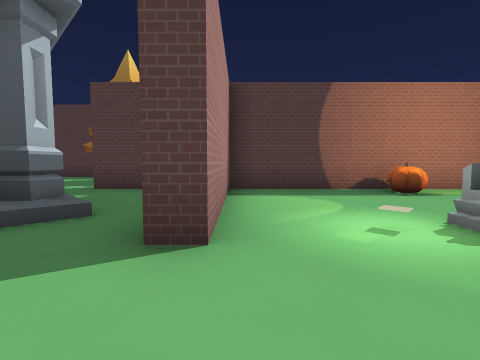
[1] (above)

16 first-person views from a walk through a Godot game level. The camera is 1.3 m above the floor, tilts 4° down and sees 85° across. The floor is counted in squares, 2 m on a side. Each view is taken from the middle of a square. On the plan, view 1 faces up. The plan holds only what a view shows up to about 9 squares ahead; the rest is blank. The place goes on beyond the plan. Characters and animated objects are not drawn. Some surface patterns are stand-ins.

[2]
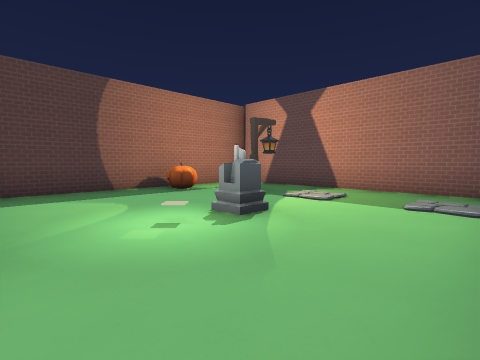

[3]
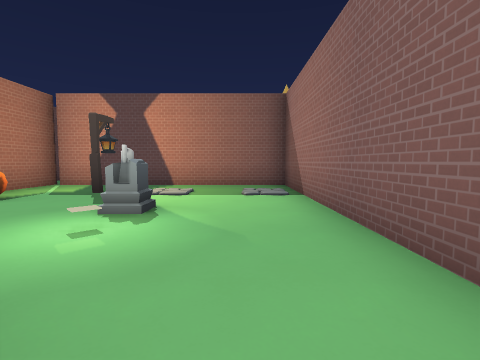

[4]
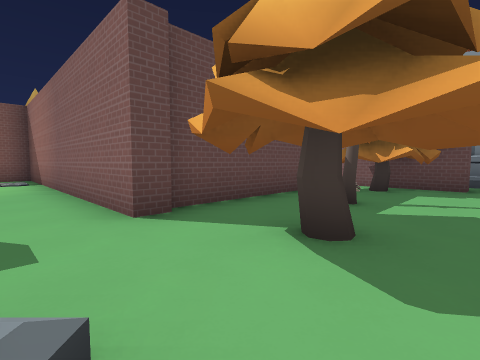

[5]
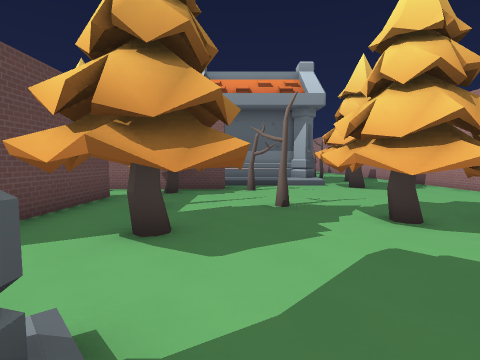

[6]
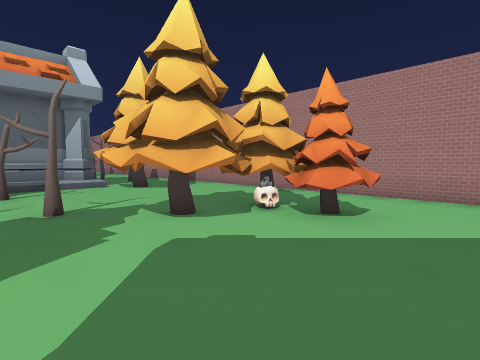

[7]
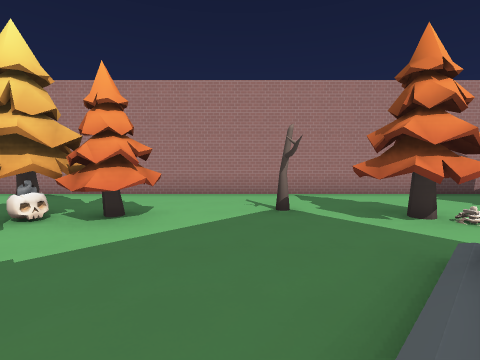

[8]
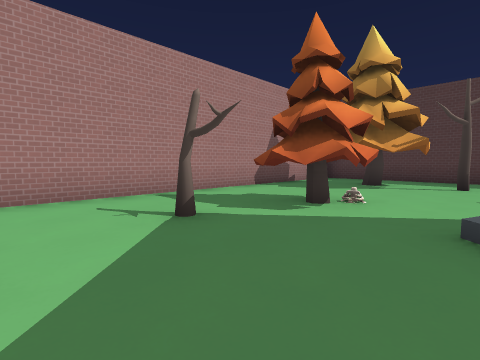

[9]
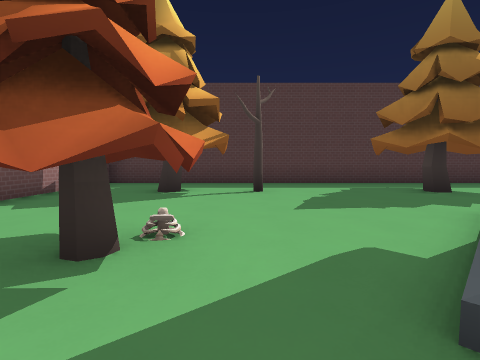

[10]
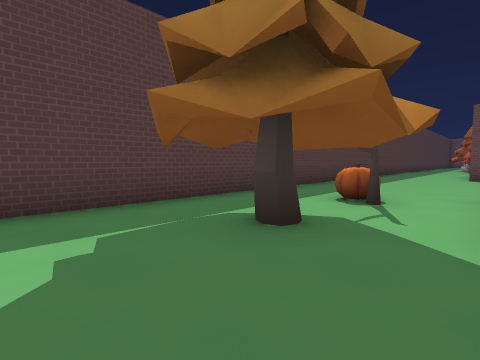

[11]
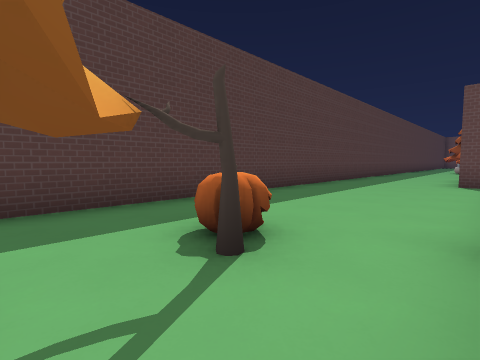

[12]
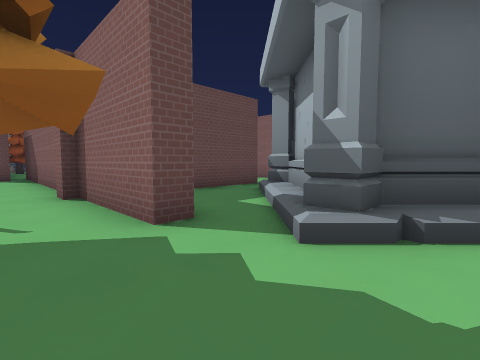

[13]
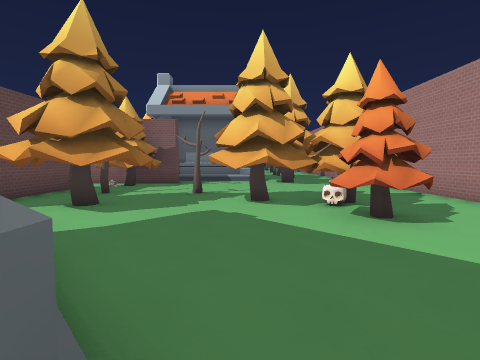

[14]
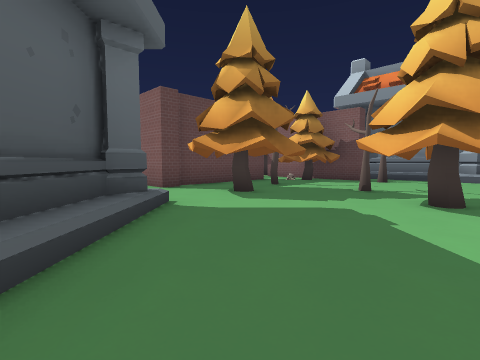

[15]
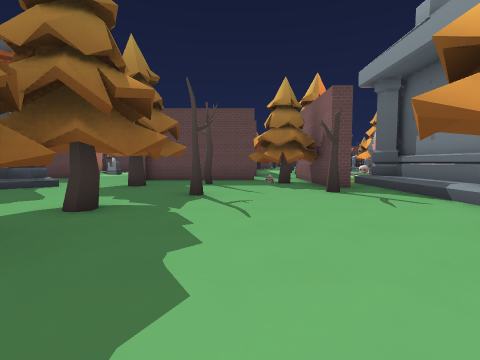

[16]
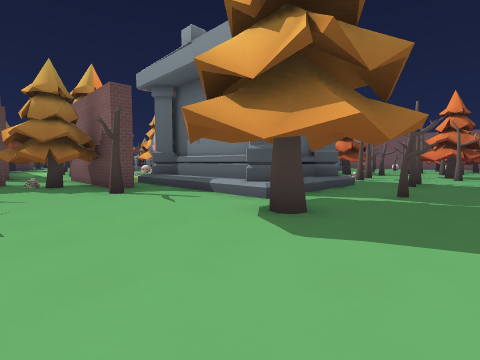

### Floor plan
Key: @ floor where view 1 was taken; # wall or solid block; . main floor; : floor 0.5 m higher than the main floor; / step, stairs or slope; = window, fence, low wall or low ledge; ^ raised ledge; T pine tree; C candle; L lantern; R tree; O other object.
Columns run from 12 left of view 1 to 8 right of it. Each row starts with its distance up from view 1.
 11 ###################
 10 #..................
  9 #.T.R...T.T^........
  8 #........TR..........
  7 #.................###
  6 #....../.##########
  5 #.TT../#/..#...=..#
  4 #..T./###/.#.....L#
  3 #.R.../###/#......#
  2 #....../# .#..C...#
  1 #......./.........#
  0 #.TT....T...@...###
 -1 #.TTTT.TTT#######
 -2 #.TTTT.T.T#
 -3 #....TR..R#
 -4 #.........#
 -5 #.......TTT
 -6 #......R####
 -7 #..T....##  OO
 -8  ...#:::##
 -9  .R.##### O
-10  ...##    O
-11  ...#
-12  ..R.
-13  ..R.
-14   ..
-15   .
-16   R

Positions as (right, up) in squares from view 1, and headings:
1: (0, 0), facing up
2: (0, 0), facing up-right
3: (-1, 1), facing right
4: (-5, 1), facing down-right
5: (-5, 2), facing down
6: (-5, 2), facing down-left
7: (-5, 2), facing left
8: (-7, 1), facing up-left
9: (-8, 3), facing up
10: (-6, 7), facing up-right
11: (-3, 7), facing up-right
12: (-6, 8), facing down-right
13: (-7, 4), facing down
14: (-8, 3), facing down-right
15: (-11, -4), facing right
16: (-11, -4), facing down-right
